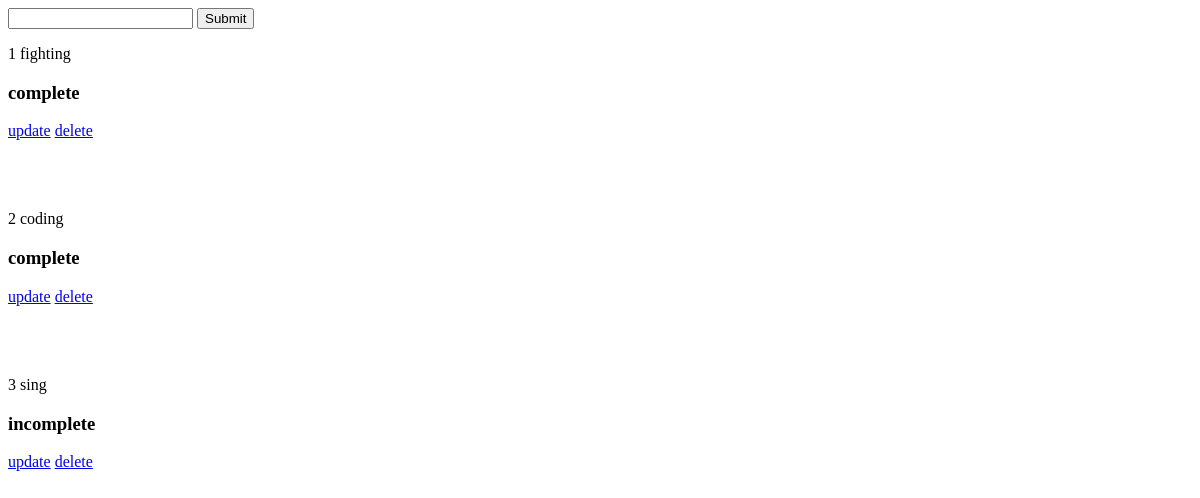
Before: / with the older database file.
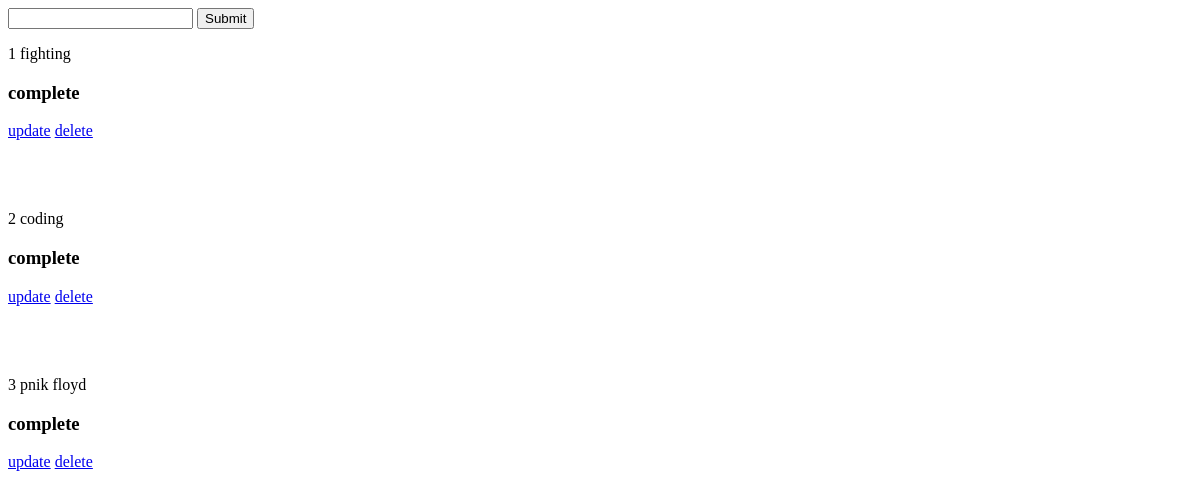
After: the same page with the newer database file.
### task/models.py (models this page shows, shortened)
class Task(models.Model):
    titel = models.CharField(max_length=200)
    complete = models.BooleanField(default=False)
    created = models.DateTimeField(auto_now_add=True)

### task/views.py (the view)
# urls.py: path('', views.todo,name='list'),
def todo(request):
    task=Task.objects.all()
    form = TaskForm()
    if request.method == 'POST':
        form = TaskForm(request.POST)
        if form.is_valid():
            form.save()
        return redirect('/')
    context = {'task' : task, 'form' : form }
    return render(request,'task/base.html',context)

### task/forms.py
class TaskForm(forms.ModelForm):
    class Meta:
        model = Task
        fields = '__all__'

### task/templates/task/base.html (shortened to what this page needs)
<form method="POST" action="/" >
    {{form.titel}}
    <input type="submit" name="create task">
</form>
{% for task in task %}
<p> {{forloop.counter}} {{task.titel}} </p>
{% if not task.complete  %}
    <h3>incomplete</h3>
{% else %}
<h3>complete</h3>
{% endif %}
<a href="{% url 'update_task' task.pk %}" class="button">update</a>
<a href="{% url 'delete' task.pk %}" class="button">delete</a>
{% endfor %}

Changed rows visible on the page:
removed Task: titel "sing", complete "incomplete"
added Task: titel "pnik floyd", complete "complete"
